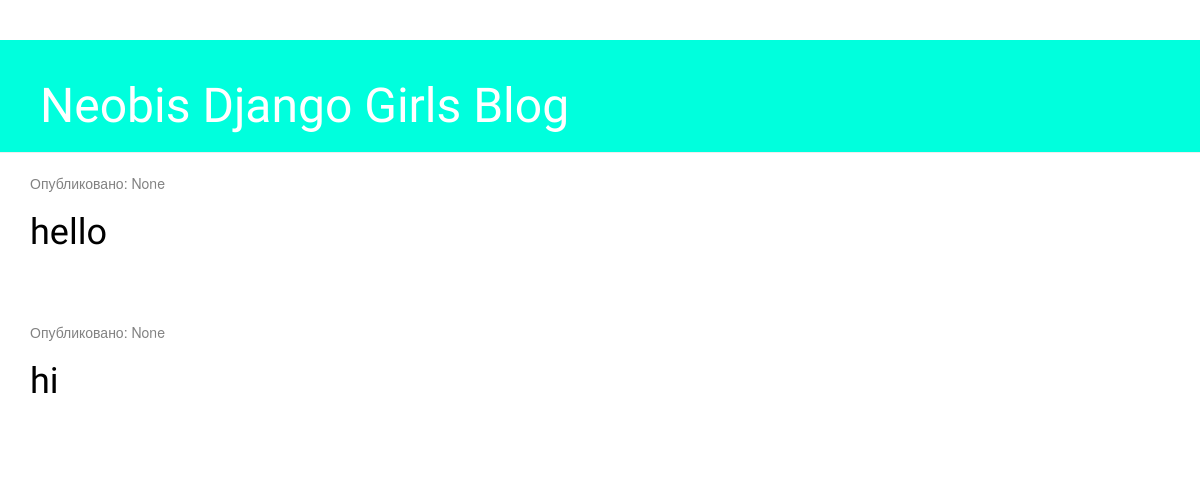
The app's page /, older data.
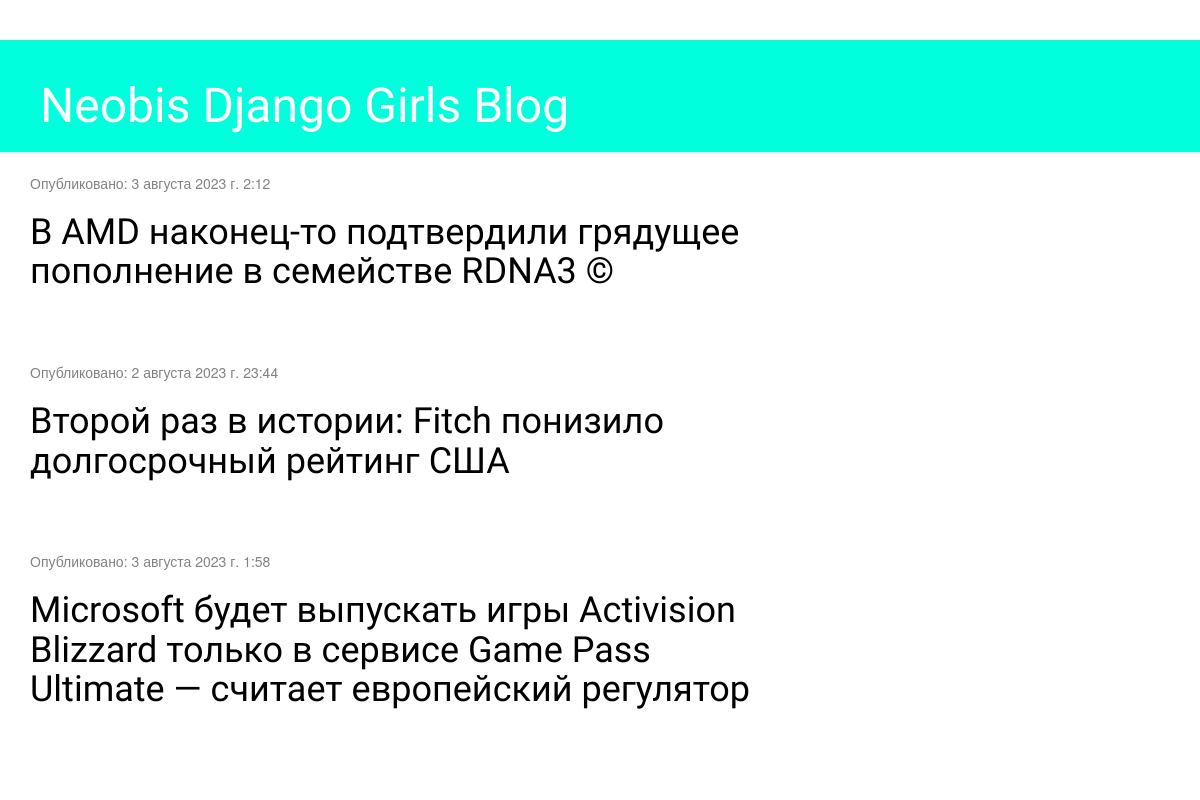
The same page, newer data.
### blog/models.py (models this page shows, shortened)
class Post(models.Model):
    author = models.ForeignKey(User, on_delete=models.CASCADE)
    title = models.CharField(max_length=255)
    description = models.TextField()
    created_date = models.DateTimeField(default=timezone.now)
    published_date = models.DateTimeField(blank=True, null=True)

### blog/views.py (the view)
# urls.py: path('', views.post_list, name='post_list'),
def post_list(request):
    posts = Post.objects.all()
    return render(request, template_name='blog/post_list.html', context={'posts': posts})

### blog/templates/blog/post_list.html
{% extends 'blog/base.html' %}
{% block content %}
    {% for post in posts %}
        <div class="post">
            <div class="date">
                <p>Опубликовано: {{ post.published_date }}</p>
            </div>
            <h1><a href="{% url 'post_detail' pk=post.pk %}"> {{ post.title }}</a></h1>
        </div>
    {% endfor %}
{% endblock %}

### blog/templates/blog/base.html (shortened to what this page needs)
{% load static %}
<html>
    <head>
        <link rel="stylesheet" href="{% static 'css/blog.css' %}">
        <link rel="stylesheet" href="//maxcdn.bootstrapcdn.com/bootstrap/3.2.0/css/bootstrap.min.css">
        <link rel="stylesheet" href="//maxcdn.bootstrapcdn.com/bootstrap/3.2.0/css/bootstrap-theme.min.css">
    </head>
    <body>
        <div class="page-header">
            <h1><a href="/">Neobis Django Girls Blog</a></h1>
        </div>
        <div class="content container">
            <div class="row">
                <div class="col-md-8">
                {% block content %}
                {% endblock %}
                </div>
            </div>
        </div>
    </body>
</html>

### blog/static/css/blog.css (style rules this page uses)
.page-header { background-color: #00ffdd; margin-top: 0; padding: 20px 20px 20px 40px; }
.page-header h1, .page-header h1 a, .page-header h1 a:visited, .page-header h1 a:active { color: #ffffff; font-size: 36pt; text-decoration: none; }
.content { margin-left: 40px; }
h1 a, h2 a, h3 a, h4 a { font-family: 'Lobster', cursive; }
.date { color: #828282; }
.post { margin-bottom: 70px; }
.post h1 a, .post h1 a:visited { color: #000000; }

Row changes from the older to the newer data that the page shows:
changed Post: published_date "None" → "3 августа 2023 г. 2:12"; title "hello" → "В AMD наконец-то подтвердили грядущее пополнение в семействе RDNA3 ©"
changed Post: published_date "None" → "2 августа 2023 г. 23:44"; title "hi" → "Второй раз в истории: Fitch понизило долгосрочный рейтинг США"
added Post: published_date "3 августа 2023 г. 1:58", title "Microsoft будет выпускать игры Activision Blizzard только в сервисе Game Pass Ultimate — считает европейский регулятор"
